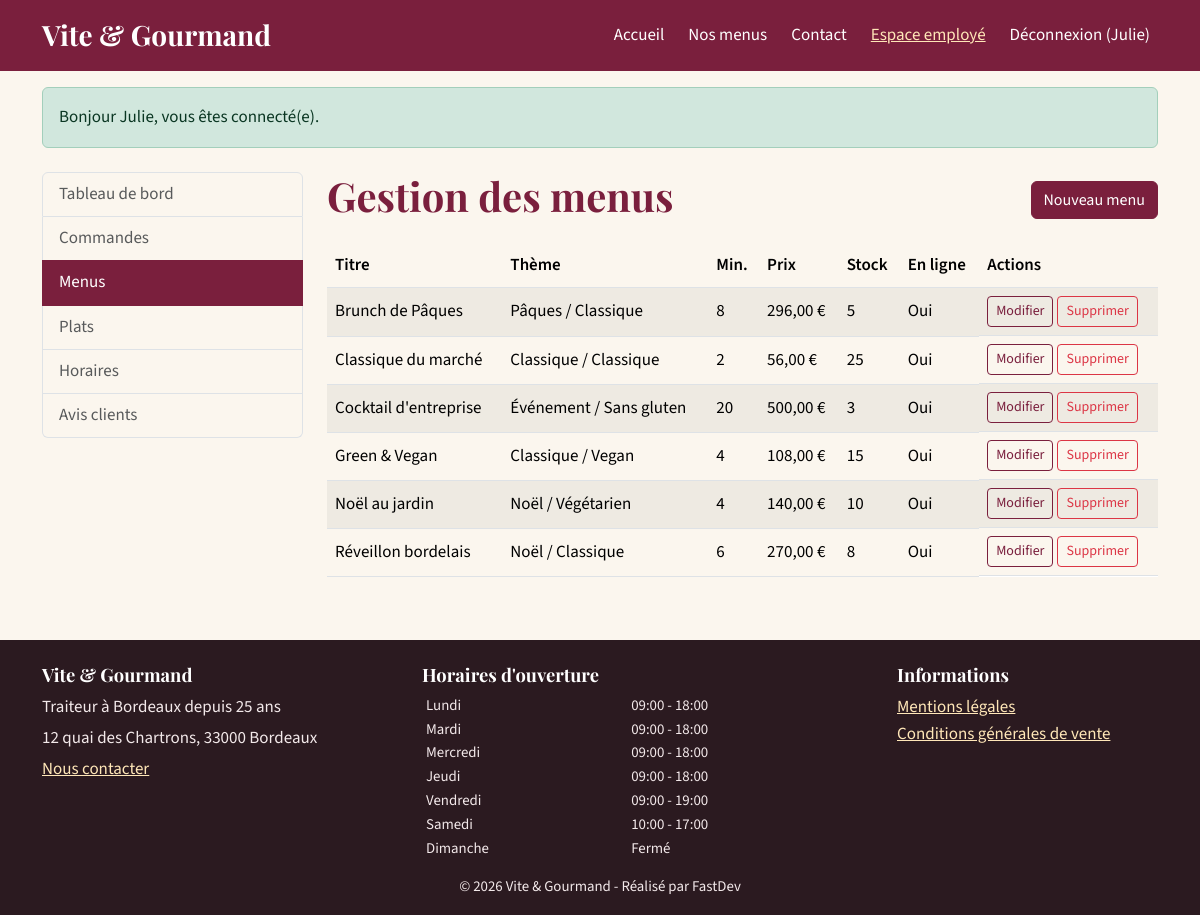
The app's page /employe/menus (signed in) with its own data.
### tables this page shows
CREATE TABLE utilisateur (
    utilisateur_id  INT UNSIGNED NOT NULL AUTO_INCREMENT,
    role_id         INT UNSIGNED NOT NULL,
    email           VARCHAR(180) NOT NULL,
    password        VARCHAR(255) NOT NULL COMMENT 'Hash bcrypt/argon2 (password_hash), jamais le mot de passe en clair',
    nom             VARCHAR(80)  NOT NULL,
    prenom          VARCHAR(80)  NOT NULL,
    telephone       VARCHAR(20)  NULL,
    adresse_postale VARCHAR(255) NULL,
    code_postal     CHAR(5)      NULL,
    ville           VARCHAR(100) NULL,
    actif           TINYINT(1)   NOT NULL DEFAULT 1,
    created_at      DATETIME     NOT NULL DEFAULT CURRENT_TIMESTAMP,
    PRIMARY KEY (utilisateur_id),
    UNIQUE KEY uq_utilisateur_email (email),
    CONSTRAINT fk_utilisateur_role FOREIGN KEY (role_id) REFERENCES role (role_id)
);

CREATE TABLE menu (
    menu_id                  INT UNSIGNED  NOT NULL AUTO_INCREMENT,
    titre                    VARCHAR(100)  NOT NULL,
    description              TEXT          NOT NULL,
    theme_id                 INT UNSIGNED  NOT NULL,
    regime_id                INT UNSIGNED  NOT NULL,
    nombre_personne_minimum  INT UNSIGNED  NOT NULL,
    prix_minimum             DECIMAL(10,2) NOT NULL COMMENT 'Prix pour le nombre minimum de personnes',
    conditions               TEXT          NOT NULL,
    quantite_restante        INT UNSIGNED  NOT NULL DEFAULT 0 COMMENT 'Stock : nombre de commandes encore possibles',
    actif                    TINYINT(1)    NOT NULL DEFAULT 1,
    created_at               DATETIME      NOT NULL DEFAULT CURRENT_TIMESTAMP,
    PRIMARY KEY (menu_id),
    KEY idx_menu_prix (prix_minimum),
    CONSTRAINT fk_menu_theme  FOREIGN KEY (theme_id)  REFERENCES theme (theme_id),
    CONSTRAINT fk_menu_regime FOREIGN KEY (regime_id) REFERENCES regime (regime_id),
    CONSTRAINT chk_menu_min   CHECK (nombre_personne_minimum >= 1),
    CONSTRAINT chk_menu_prix  CHECK (prix_minimum >= 0)
);

CREATE TABLE theme (
    theme_id INT UNSIGNED NOT NULL AUTO_INCREMENT,
    libelle  VARCHAR(50)  NOT NULL,
    PRIMARY KEY (theme_id),
    UNIQUE KEY uq_theme_libelle (libelle)
);

CREATE TABLE regime (
    regime_id INT UNSIGNED NOT NULL AUTO_INCREMENT,
    libelle   VARCHAR(50)  NOT NULL,
    PRIMARY KEY (regime_id),
    UNIQUE KEY uq_regime_libelle (libelle)
);

CREATE TABLE horaire (
    horaire_id      INT UNSIGNED NOT NULL AUTO_INCREMENT,
    jour            VARCHAR(10)  NOT NULL,
    ordre           TINYINT      NOT NULL COMMENT '1 = lundi ... 7 = dimanche',
    heure_ouverture TIME         NULL,
    heure_fermeture TIME         NULL,
    ferme           TINYINT(1)   NOT NULL DEFAULT 0,
    PRIMARY KEY (horaire_id),
    UNIQUE KEY uq_horaire_jour (jour)
);

### views/employee/menus.php (the view, shortened to what the rows shown need)
<div class="container mt-4">
    <div class="row g-4">
        <div class="col-lg-3"><?php require __DIR__ . '/../partials/staff_nav.php'; ?></div>
        <div class="col-lg-9">
            <div class="d-flex justify-content-between align-items-center">
                <h1>Gestion des menus</h1>
                <a href="/employe/menus/nouveau" class="btn btn-primary">Nouveau menu</a>
            </div>
            <div class="table-responsive mt-3">
                <table class="table table-striped align-middle bg-white">
                    <thead><tr><th scope="col">Titre</th><th scope="col">Thème</th><th scope="col">Min.</th><th scope="col">Prix</th><th scope="col">Stock</th><th scope="col">En ligne</th><th scope="col">Actions</th></tr></thead>
                    <tbody>
                    <?php foreach ($menus as $m): ?>
                        <tr>
                            <td><?= e($m['titre']) ?></td>
                            <td><?= e($m['theme']) ?> / <?= e($m['regime']) ?></td>
                            <td><?= (int) $m['nombre_personne_minimum'] ?></td>
                            <td><?= money($m['prix_minimum']) ?></td>
                            <td><?= (int) $m['quantite_restante'] ?></td>
                            <td><?= $m['actif'] ? 'Oui' : 'Non' ?></td>
                            <td class="d-flex gap-1">
                                <a href="/employe/menus/<?= (int) $m['menu_id'] ?>" class="btn btn-sm btn-outline-primary">Modifier<span class="visually-hidden"> <?= e($m['titre']) ?></span></a>
                                <form method="post" action="/employe/menus/<?= (int) $m['menu_id'] ?>/supprimer">
                                    <button type="submit" class="btn btn-sm btn-outline-danger">Supprimer<span class="visually-hidden"> <?= e($m['titre']) ?></span></button>
                                </form>
                            </td>
                        </tr>
                    <?php endforeach; ?>
                    </tbody>
                </table>
            </div>
        </div>
    </div>
</div>

### src/Core/Router.php (shortened to what the rows shown need)
<?php
final class Router
{
    private array $routes = [];
    private function add(string $method, string $path, string $handler, array $roles): void
    {
        $this->routes[] = compact('method', 'regex', 'handler', 'roles');
    }
    public function dispatch(string $method, string $uri): void
    {
        $path = rtrim(parse_url($uri, PHP_URL_PATH) ?: '/', '/') ?: '/';
        foreach ($this->routes as $route) {
            if ($route['method'] !== $method || !preg_match($route['regex'], $path, $m)) {
                continue;
            }
            if ($route['roles'] !== []) {
                if (!Auth::check()) {
                    Session::flash('warning', 'Veuillez vous connecter pour accéder à cette page.');
                    Session::set('redirect_after_login', $uri);
                    header('Location: /connexion');
                    return;
                }
            }
            [$class, $action] = explode('@', $route['handler']);
            $params = array_map('intval', array_filter($m, 'is_string', ARRAY_FILTER_USE_KEY));
            (new $fqcn())->$action(...$params);
            return;
        }
    }
}

### views/layout.php (shortened to what the rows shown need)
<?php
$current = parse_url($_SERVER['REQUEST_URI'] ?? '/', PHP_URL_PATH);
$isActive = static fn(string $path): string => ($current === $path || ($path !== '/' && str_starts_with((string) $current, $path))) ? ' active" aria-current="page' : '';
try {
    $schedules = (new \App\Models\Reference())->schedules();
} catch (\Throwable) {
    $schedules = [];
}
$user = Auth::user();
?>
<!doctype html>
<html lang="fr">
<head>
    <link rel="stylesheet" href="/assets/vendor/bootstrap/bootstrap.min.css">
    <link rel="stylesheet" href="/assets/css/style.css">
</head>
<body class="d-flex flex-column min-vh-100">
<header>
    <nav class="navbar navbar-expand-lg navbar-vg" aria-label="Navigation principale">
        <div class="container">
            <a class="navbar-brand fs-3" href="/">Vite &amp; Gourmand</a>
            <div class="collapse navbar-collapse" id="nav">
                <ul class="navbar-nav ms-auto align-items-lg-center gap-lg-2">
                    <li class="nav-item"><a class="nav-link<?= $isActive('/') ?>" href="/">Accueil</a></li>
                    <li class="nav-item"><a class="nav-link<?= $isActive('/menus') ?>" href="/menus">Nos menus</a></li>
                    <li class="nav-item"><a class="nav-link<?= $isActive('/contact') ?>" href="/contact">Contact</a></li>
                    <?php if ($user === null): ?>
                        <li class="nav-item"><a class="nav-link<?= $isActive('/connexion') ?>" href="/connexion">Connexion</a></li>
                        <li class="nav-item"><a class="btn btn-light btn-sm" href="/inscription">Créer un compte</a></li>
                    <?php else: ?>
                        <?php if (Auth::isStaff()): ?>
                            <li class="nav-item"><a class="nav-link<?= $isActive('/employe') ?>" href="/employe">Espace employé</a></li>
                        <?php endif; ?>
                        <li class="nav-item">
                            <form action="/deconnexion" method="post" class="d-inline">
                                <button type="submit" class="btn btn-link nav-link">Déconnexion (<?= e($user['prenom']) ?>)</button>
                            </form>
                        </li>
                    <?php endif; ?>
                </ul>
            </div>
        </div>
    </nav>
</header>
<main id="contenu" class="flex-grow-1" tabindex="-1">
    <?php $flashes = Session::pullFlashes(); if ($flashes): ?>
        <div class="container mt-3" role="status" aria-live="polite">
            <?php foreach ($flashes as $f): ?>
                <div class="alert alert-<?= e($f['type']) ?> mb-2"><?= e($f['message']) ?></div>
            <?php endforeach; ?>
        </div>
    <?php endif; ?>
    <?= $content ?>
</main>
<footer class="footer-vg mt-5 pt-4 pb-3">
    <div class="container">
        <div class="row g-4">
            <div class="col-md-4">
                <h2>Vite &amp; Gourmand</h2>
                <p class="mb-1">Traiteur à Bordeaux depuis 25 ans</p>
                <p class="mb-1">12 quai des Chartrons, 33000 Bordeaux</p>
                <p><a href="/contact">Nous contacter</a></p>
            </div>
            <div class="col-md-5">
                <h2>Horaires d'ouverture</h2>
                <table class="table table-sm table-borderless mb-0 small">
                    <tbody>
                    <?php foreach ($schedules as $h): ?>
                        <tr>
                            <th scope="row" class="fw-normal py-0"><?= e($h['jour']) ?></th>
                            <td class="py-0"><?= $h['ferme'] ? 'Fermé' : e(substr((string) $h['heure_ouverture'], 0, 5) . ' - ' . substr((string) $h['heure_fermeture'], 0, 5)) ?></td>
                        </tr>
                    <?php endforeach; ?>
                    </tbody>
                </table>
            </div>
            <div class="col-md-3">
                <h2>Informations</h2>
                <ul class="list-unstyled">
                    <li><a href="/mentions-legales">Mentions légales</a></li>
                    <li><a href="/cgv">Conditions générales de vente</a></li>
                </ul>
            </div>
        </div>
        <p class="small text-center mt-3 mb-0">&copy; <?= date('Y') ?> Vite &amp; Gourmand - Réalisé par FastDev</p>
    </div>
</footer>
</body>
</html>

### records on screen
utilisateur: prenom "Julie"
menu: titre "Brunch de Pâques", theme.libelle "Pâques", regime.libelle "Classique", nombre_personne_minimum "8", prix_minimum "296,00 €", quantite_restante "5", actif "Oui"
menu: titre "Classique du marché", theme.libelle "Classique", regime.libelle "Classique", nombre_personne_minimum "2", prix_minimum "56,00 €", quantite_restante "25", actif "Oui"
menu: titre "Cocktail d'entreprise", theme.libelle "Événement", regime.libelle "Sans gluten", nombre_personne_minimum "20", prix_minimum "500,00 €", quantite_restante "3", actif "Oui"
menu: titre "Green & Vegan", theme.libelle "Classique", regime.libelle "Vegan", nombre_personne_minimum "4", prix_minimum "108,00 €", quantite_restante "15", actif "Oui"
menu: titre "Noël au jardin", theme.libelle "Noël", regime.libelle "Végétarien", nombre_personne_minimum "4", prix_minimum "140,00 €", quantite_restante "10", actif "Oui"
menu: titre "Réveillon bordelais", theme.libelle "Noël", regime.libelle "Classique", nombre_personne_minimum "6", prix_minimum "270,00 €", quantite_restante "8", actif "Oui"
horaire: jour "Lundi", heure_ouverture+heure_fermeture "09:00 - 18:00"
horaire: jour "Mardi", heure_ouverture+heure_fermeture "09:00 - 18:00"
horaire: jour "Mercredi", heure_ouverture+heure_fermeture "09:00 - 18:00"
horaire: jour "Jeudi", heure_ouverture+heure_fermeture "09:00 - 18:00"
horaire: jour "Vendredi", heure_ouverture+heure_fermeture "09:00 - 19:00"
horaire: jour "Samedi", heure_ouverture+heure_fermeture "10:00 - 17:00"
horaire: jour "Dimanche", ferme "Fermé"

### other values on screen
$f['message'] "Bonjour Julie, vous êtes connecté(e)."
$label "Tableau de bord"
$label "Commandes"
$label "Menus"
$label "Plats"
$label "Horaires"
$label "Avis clients"
